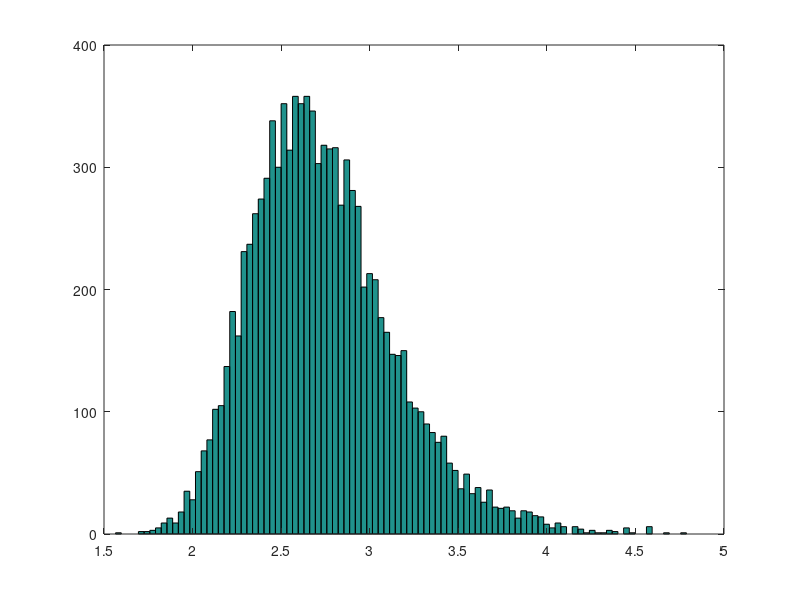
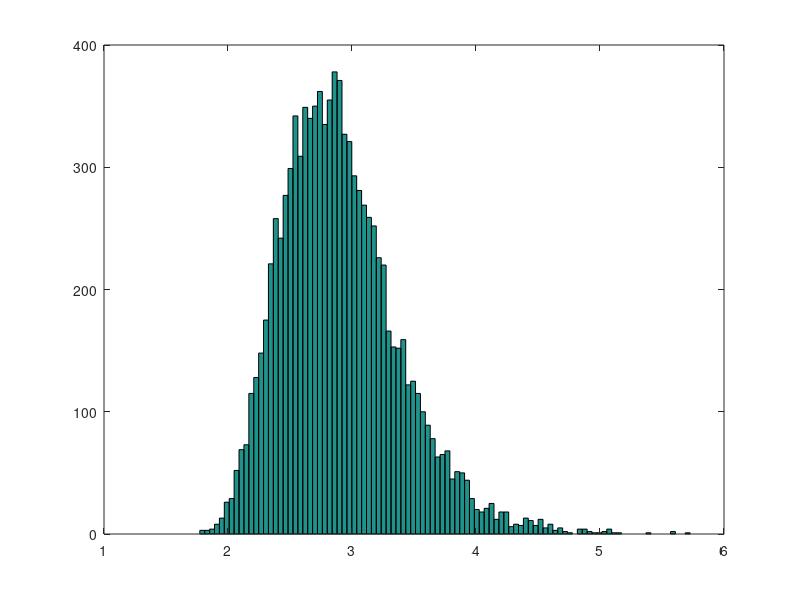
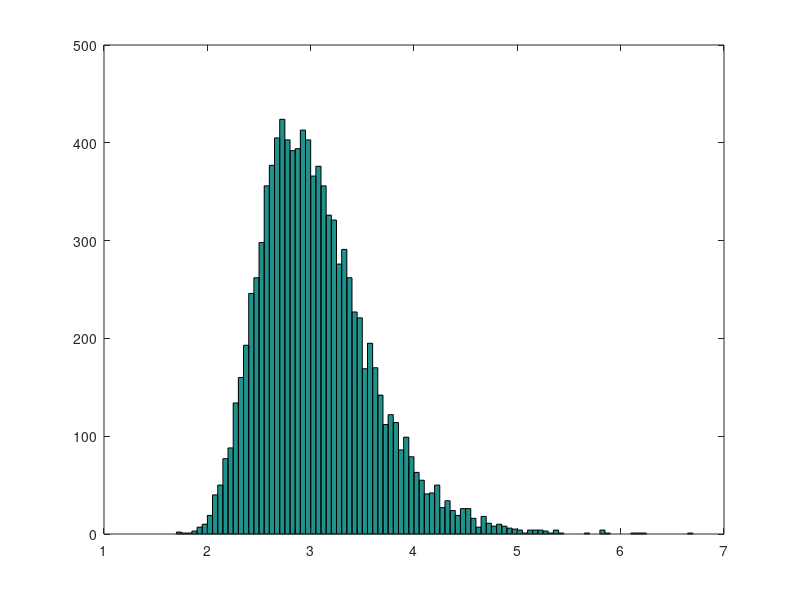
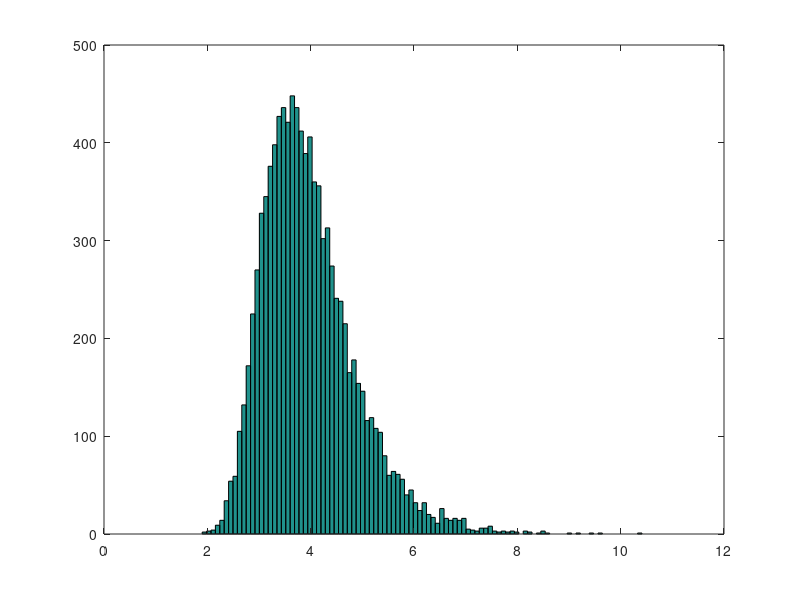

Recreate these plots in MATLAB, in order.
clear all;
close all;

M = 10000;
x = zeros(M,1);
y = zeros(M,1);
N = 100;

for m=1:M
    %A = -1 + 2*rand(N);
    A = randn(N);
    [L,U,P] = lu(A);
    x(m)=abs(U(1,1));
    y(m)=abs(U(2,2));
    z(m)=abs(U(3,3));
    w(m)=abs(U(10,10));
end
hist(x,round(sqrt(M)));
figure
hist(y,round(sqrt(M)));
figure
hist(z,round(sqrt(M)));
figure
hist(w,round(sqrt(M)));
